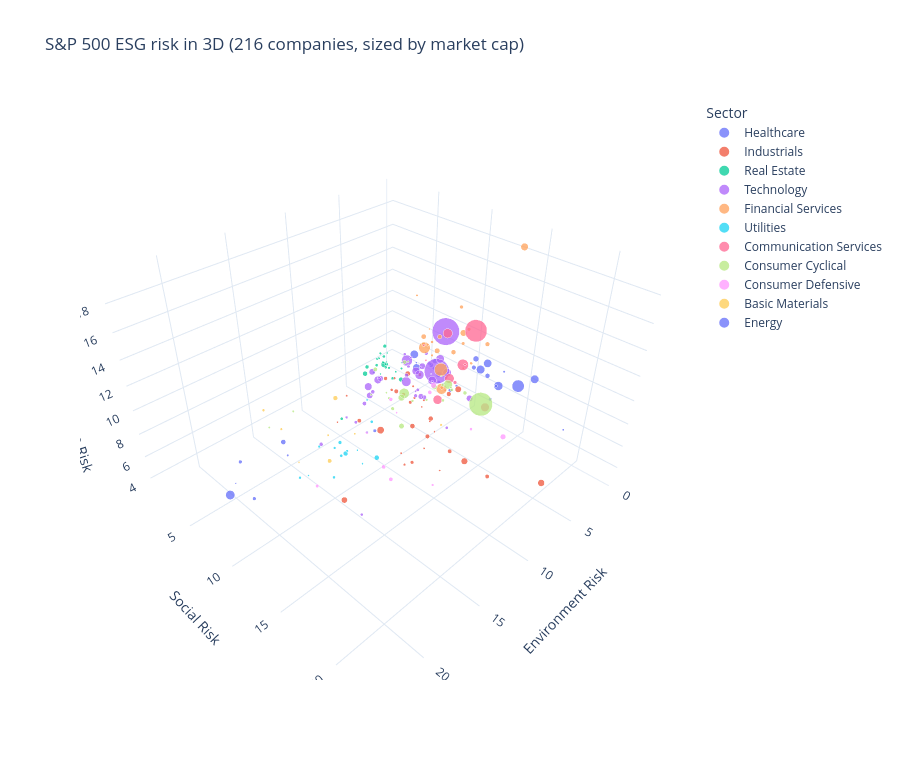

The notebook cell saved with this chart:
### Markdown cell above
### The classic 3D scatter, reborn

Our old three-dimensional ESG plot — each company placed by its E, S and G risk, sized by market cap, coloured by sector. Only companies with market-cap data appear here.

### Code cell
d3 = scored.dropna(subset=["Market Cap"])

fig = px.scatter_3d(d3, x="Environment Risk", y="Social Risk", z="Governance Risk",
                    color="Sector", size="Market Cap", size_max=45, opacity=0.75,
                    hover_name="Company",
                    title=f"S&P 500 ESG risk in 3D ({len(d3)} companies, sized by market cap)")
fig.update_layout(height=760)
fig.show()

### Figure 1 — Plotly figure (JSON) as saved in the notebook; plotly's stock layout.template omitted (floating-point values rounded to 4 significant figures)
{"data": [{"hovertemplate": "<b>%{hovertext}</b><br><br>Sector=Healthcare<br>Environment Risk=%{x}<br>Social Risk=%{y}<br>Governance Risk=%{z}<br>Market Cap=%{marker.size}<extra></extra>", "hovertext": ["Zimmer Biomet Holdings, Inc.", "Waters Corp", "Walgreens Boots Alliance, Inc", "Universal Health Services, Inc. Class B", "Thermo Fisher Scientific, Inc.", "The Cigna Group", "Stryker Corporation", "Quest Diagnostics Inc.", "Pfizer Inc.", "Mettler-Toledo International", "Mckesson Corporation", "Labcorp Holdings Inc.", "Johnson & Johnson", "Intuitive Surgical Inc.", "Illumina Inc", "Hologic Inc", "Henry Schein Inc", "Eli Lilly & Co.", "Edwards Lifesciences Corp", "Danaher Corporation", "Cardinal Health, Inc.", "Boston Scientific Corp.", "Agilent Technologies Inc.", "Abbvie Inc.", "Abbott Laboratories"], "legendgroup": "Healthcare", "marker": {"color": "#636efa", "opacity": 0.75, "size": [33500000000.0, 17070000000.0, 40990000000.0, 11010000000.0, 182000000000.0, 76950000000.0, 92320000000.0, 15820000000.0, 186900000000.0, 26280000000.0, 27650000000.0, 23780000000.0, 418000000000.0, 88290000000.0, 64340000000.0, 19280000000.0, 8964000000.0, 195700000000.0, 53880000000.0, 159600000000.0, 15560000000.0, 54890000000.0, 37760000000.0, 190500000000.0, 217100000000.0], "sizemode": "area", "sizeref": 1037000000.0, "symbol": "circle"}, "mode": "markers", "name": "Healthcare", "scene": "scene", "showlegend": true, "type": "scatter3d", "x": [3.6, 1.4, 1.8, 3.7, 1.4, 0.0, 4.0, 0.1, 2.1, 1.0, 1.6, 0.4, 0.9, 3.7, 0.1, 4.6, 2.0, 2.5, 2.9, 1.4, 1.2, 2.4, 1.1, 2.4, 2.3], "y": [14.5, 8.2, 9.3, 20.7, 4.9, 6.0, 13.2, 13.1, 12.9, 7.4, 7.3, 12.7, 15.0, 9.6, 11.6, 12.1, 5.7, 12.6, 8.1, 5.2, 7.3, 11.9, 6.4, 17.2, 14.2], "z": [7.9, 5.1, 5.2, 8.6, 6.5, 5.7, 11.0, 8.0, 9.6, 4.7, 6.3, 6.6, 8.0, 7.8, 6.9, 8.4, 6.3, 9.1, 7.6, 5.3, 6.4, 8.9, 6.1, 10.4, 8.3]}, {"hovertemplate": "<b>%{hovertext}</b><br><br>Sector=Industrials<br>Environment Risk=%{x}<br>Social Risk=%{y}<br>Governance Risk=%{z}<br>Market Cap=%{marker.size}<extra></extra>", "hovertext": ["Xylem Inc", "Waste Management, Inc.", "W.W. Grainger, Inc.", "United Rentals, Inc.", "United Airlines Holdings, Inc.", "Textron, Inc.", "Southwest Airlines Co.", "Snap-on Incorporated", "Robert Half Inc.", "Quanta Services, Inc.", "Pentair Plc", "Paychex Inc", "Paccar Inc", "Northrop Grumman Corp.", "Masco Corporation", "Johnson Controls International Plc", "Jb Hunt Transport Services Inc", "Illinois Tool Works Inc.", "Honeywell International, Inc.", "Global Payments, Inc.", "General Dynamics Corporation", "Expeditors International of Washington, Inc.", "Emerson Electric Co.", "Eaton Corporation, Plcs", "Deere & Company", "Cummins Inc.", "Csx Corporation", "Caterpillar Inc.", "Boeing Company", "Automatic Data Processing", "American Airlines Group Inc.", "Allegion Public Limited Company", "A.O. Smith Corporation", "3m Company"], "legendgroup": "Industrials", "marker": {"color": "#EF553B", "opacity": 0.75, "size": [18390000000.0, 48380000000.0, 20200000000.0, 21180000000.0, 16950000000.0, 11640000000.0, 34150000000.0, 11380000000.0, 8780000000.0, 11690000000.0, 9582000000.0, 33230000000.0, 32670000000.0, 49810000000.0, 13880000000.0, 41270000000.0, 15930000000.0, 65390000000.0, 143700000000.0, 59670000000.0, 48000000000.0, 16000000000.0, 52580000000.0, 53330000000.0, 110200000000.0, 38050000000.0, 70270000000.0, 117700000000.0, 130100000000.0, 74860000000.0, 13710000000.0, 10230000000.0, 9856000000.0, 102600000000.0], "sizemode": "area", "sizeref": 1037000000.0, "symbol": "circle"}, "mode": "markers", "name": "Industrials", "scene": "scene", "showlegend": true, "type": "scatter3d", "x": [4.3, 8.1, 4.5, 5.3, 10.8, 10.9, 11.0, 9.0, 0.1, 12.1, 6.0, 3.2, 8.4, 7.8, 9.7, 4.5, 3.3, 7.0, 11.0, 3.7, 9.4, 4.2, 8.8, 5.5, 2.7, 5.6, 7.0, 10.4, 8.8, 2.8, 9.9, 10.9, 7.2, 17.2], "y": [8.7, 5.2, 5.6, 6.1, 12.8, 16.1, 13.7, 13.9, 7.4, 15.7, 10.0, 7.2, 11.0, 14.4, 5.6, 4.6, 6.6, 11.8, 10.6, 10.7, 18.9, 7.6, 13.1, 6.8, 10.8, 7.7, 10.0, 17.7, 22.5, 5.5, 11.6, 5.8, 11.9, 13.6], "z": [5.2, 3.3, 5.9, 5.4, 5.0, 6.6, 5.9, 7.6, 3.4, 9.0, 6.1, 6.4, 8.3, 5.4, 6.8, 5.4, 5.0, 6.5, 7.0, 6.5, 6.9, 4.8, 6.6, 5.7, 6.5, 5.9, 4.8, 8.1, 8.3, 5.5, 4.8, 5.0, 6.4, 6.5]}, {"hovertemplate": "<b>%{hovertext}</b><br><br>Sector=Real Estate<br>Environment Risk=%{x}<br>Social Risk=%{y}<br>Governance Risk=%{z}<br>Market Cap=%{marker.size}<extra></extra>", "hovertext": ["Weyerhaeuser Company", "Ventas, Inc.", "Udr, Inc.", "Simon Property Group, Inc.", "Sba Communications Corp", "Regency Centers Corporation", "Realty Income Corporation", "Public Storage", "Mid-America Apartment Communities, Inc.", "Kimco Realty Corp.", "Iron Mountain Inc.", "Host Hotels & Resorts, Inc.", "Federal Realty Investment Trust", "Extra Space Storage, Inc.", "Essex Property Trust, Inc", "Equity Residential", "Equinix, Inc. Reit", "Digital Realty Trust, Inc.", "Crown Castle Inc.", "Boston Properties, Inc.", "Avalonbay Communities, Inc.", "American Tower Corporation", "Alexandria Real Estate Equities, Inc."], "legendgroup": "Real Estate", "marker": {"color": "#00cc96", "opacity": 0.75, "size": [25270000000.0, 19860000000.0, 12500000000.0, 36690000000.0, 26930000000.0, 9197000000.0, 22540000000.0, 41000000000.0, 15480000000.0, 7849000000.0, 10140000000.0, 11290000000.0, 7794000000.0, 16460000000.0, 17010000000.0, 24970000000.0, 57150000000.0, 36860000000.0, 66060000000.0, 15800000000.0, 24870000000.0, 92790000000.0, 21990000000.0], "sizemode": "area", "sizeref": 1037000000.0, "symbol": "circle"}, "mode": "markers", "name": "Real Estate", "scene": "scene", "showlegend": true, "type": "scatter3d", "x": [9.1, 3.4, 3.7, 3.8, 3.1, 3.7, 4.4, 4.7, 3.9, 2.3, 5.0, 3.3, 2.3, 4.2, 3.5, 3.0, 3.4, 2.8, 4.1, 2.5, 3.0, 2.9, 3.9], "y": [4.2, 3.9, 3.9, 4.0, 3.2, 3.2, 5.3, 2.6, 3.0, 2.6, 3.7, 4.6, 4.3, 3.7, 2.8, 2.9, 5.3, 2.8, 1.7, 4.5, 2.0, 2.8, 3.7], "z": [3.5, 5.6, 6.3, 6.2, 5.2, 4.8, 5.7, 5.7, 6.3, 6.0, 5.8, 5.5, 5.8, 7.3, 6.1, 6.1, 5.1, 7.0, 4.3, 5.4, 4.8, 5.2, 6.3]}, {"hovertemplate": "<b>%{hovertext}</b><br><br>Sector=Technology<br>Environment Risk=%{x}<br>Social Risk=%{y}<br>Governance Risk=%{z}<br>Market Cap=%{marker.size}<extra></extra>", "hovertext": ["Western Digital Corp.", "Texas Instruments Incorporated", "Te Connectivity Ltd", "Synopsys Inc", "Skyworks Solutions Inc", "Seagate Technology Holdings Plcs", "Salesforce, Inc.", "Qualcomm Inc", "Qorvo, Inc.", "Oracle Corp", "Nvidia Corp", "Netapp, Inc", "Motorola Solutions, Inc.", "Microsoft Corp", "Micron Technology, Inc.", "Microchip Technology Inc", "Lam Research Corp", "Kla Corporation", "Juniper Networks Inc", "Intuit Inc", "International Business Machines Corporation", "Intel Corp", "Hp Inc.", "Hewlett Packard Enterprise Company", "Garmin Ltd", "Fortive Corporation", "Fidelity National Information Services, Inc.", "F5, Inc.", "Corning Incorporated", "Cisco Systems, Inc.", "Cadence Design Systems", "Autodesk Inc", "Applied Materials Inc", "Apple Inc.", "Ansys Inc", "Akamai Technologies Inc", "Adobe Inc.", "Accenture Plc"], "legendgroup": "Technology", "marker": {"color": "#ab63fa", "opacity": 0.75, "size": [21290000000.0, 160900000000.0, 44600000000.0, 37770000000.0, 29660000000.0, 17160000000.0, 195900000000.0, 155700000000.0, 20100000000.0, 196200000000.0, 332500000000.0, 14230000000.0, 30400000000.0, 1764000000000.0, 101900000000.0, 40950000000.0, 81940000000.0, 47740000000.0, 7810000000.0, 110000000000.0, 107500000000.0, 248800000000.0, 37450000000.0, 18860000000.0, 24330000000.0, 23020000000.0, 86290000000.0, 11850000000.0, 29770000000.0, 192200000000.0, 39660000000.0, 61110000000.0, 107800000000.0, 2101000000000.0, 29180000000.0, 15650000000.0, 223400000000.0, 171400000000.0], "sizemode": "area", "sizeref": 1037000000.0, "symbol": "circle"}, "mode": "markers", "name": "Technology", "scene": "scene", "showlegend": true, "type": "scatter3d", "x": [1.5, 7.8, 5.8, 3.3, 11.8, 1.6, 2.0, 5.3, 12.3, 0.5, 2.3, 2.2, 2.3, 1.5, 7.2, 15.3, 4.5, 7.4, 1.8, 1.0, 1.8, 4.9, 0.1, 0.9, 4.8, 16.1, 4.1, 4.1, 5.5, 0.4, 2.3, 3.7, 4.5, 0.5, 3.5, 3.0, 1.9, 0.8], "y": [3.9, 6.0, 4.4, 6.9, 8.9, 3.8, 7.5, 4.5, 8.5, 7.8, 4.9, 7.7, 5.1, 7.5, 5.5, 9.2, 4.0, 5.1, 7.2, 10.7, 6.2, 7.3, 5.1, 4.1, 11.6, 14.0, 8.2, 7.6, 4.8, 6.9, 4.9, 8.2, 3.0, 7.4, 7.3, 7.1, 6.0, 4.6], "z": [6.1, 6.9, 4.6, 4.2, 7.2, 5.3, 5.4, 5.6, 7.7, 5.6, 6.3, 5.5, 5.8, 6.1, 5.5, 7.4, 5.1, 4.6, 5.8, 4.7, 6.1, 6.6, 6.1, 5.6, 4.3, 4.7, 5.2, 5.4, 6.1, 6.5, 4.8, 4.9, 5.3, 9.4, 5.1, 6.9, 5.2, 4.4]}, {"hovertemplate": "<b>%{hovertext}</b><br><br>Sector=Financial Services<br>Environment Risk=%{x}<br>Social Risk=%{y}<br>Governance Risk=%{z}<br>Market Cap=%{marker.size}<extra></extra>", "hovertext": ["Wells Fargo & Co.", "Visa Inc.", "The Hartford Financial Services Group, Inc.", "The Allstate Corporation", "T Rowe Price Group Inc", "Synchrony Financial", "S&p Global Inc.", "Regions Financial Corp.", "Paypal Holdings, Inc.", "Nasdaq, Inc.", "Moody's Corporation", "Metlife, Inc.", "Mastercard Incorporated", "Marsh & Mclennan Companies, Inc.", "Loews Corporation", "Intercontinental Exchange Inc.", "Franklin Resources, Inc.", "Cme Group Inc.", "Cboe Global Markets, Inc.", "American International Group, Inc.", "American Express Company", "Aflac Inc."], "legendgroup": "Financial Services", "marker": {"color": "#FFA15A", "opacity": 0.75, "size": [153500000000.0, 475700000000.0, 18450000000.0, 33460000000.0, 38670000000.0, 23100000000.0, 80140000000.0, 20280000000.0, 315300000000.0, 23180000000.0, 52600000000.0, 52140000000.0, 360400000000.0, 58930000000.0, 13190000000.0, 63820000000.0, 13630000000.0, 74190000000.0, 10470000000.0, 39750000000.0, 112200000000.0, 33490000000.0], "sizemode": "area", "sizeref": 1037000000.0, "symbol": "circle"}, "mode": "markers", "name": "Financial Services", "scene": "scene", "showlegend": true, "type": "scatter3d", "x": [2.0, 1.8, 1.8, 1.0, 2.4, 0.1, 0.0, 1.8, 2.8, 0.0, 1.6, 0.7, 2.2, 0.1, 0.6, 1.7, 1.1, 2.1, 2.7, 1.6, 0.1, 0.3], "y": [14.8, 8.2, 7.2, 10.1, 8.9, 9.9, 6.2, 6.7, 9.2, 5.6, 6.1, 7.0, 6.7, 11.3, 4.3, 9.3, 9.9, 6.5, 7.6, 9.7, 8.9, 9.1], "z": [19.4, 6.7, 7.6, 10.9, 5.6, 7.3, 6.8, 8.4, 5.8, 7.4, 8.1, 8.8, 8.3, 9.7, 11.5, 8.8, 7.3, 9.2, 10.6, 12.9, 9.7, 8.9]}, {"hovertemplate": "<b>%{hovertext}</b><br><br>Sector=Utilities<br>Environment Risk=%{x}<br>Social Risk=%{y}<br>Governance Risk=%{z}<br>Market Cap=%{marker.size}<extra></extra>", "hovertext": ["Wec Energy Group, Inc.", "The Southern Company", "Ppl Corporation", "Nrg Energy, Inc.", "Nisource Inc.", "Firstenergy Corp.", "Entergy Corporation", "Duke Energy Corporation", "Dte Energy Company", "Centerpoint Energy, Inc.", "American Water Works Company, Inc", "American Electric Power Company, Inc.", "Ameren Corporation", "Alliant Energy Corporation", "Aes Corporation"], "legendgroup": "Utilities", "marker": {"color": "#19d3f3", "opacity": 0.75, "size": [26190000000.0, 61100000000.0, 20870000000.0, 9593000000.0, 8531000000.0, 17820000000.0, 17790000000.0, 67060000000.0, 22860000000.0, 10790000000.0, 25340000000.0, 37970000000.0, 18220000000.0, 11770000000.0, 17840000000.0], "sizemode": "area", "sizeref": 1037000000.0, "symbol": "circle"}, "mode": "markers", "name": "Utilities", "scene": "scene", "showlegend": true, "type": "scatter3d", "x": [13.4, 14.7, 17.1, 16.8, 12.0, 10.8, 14.0, 11.5, 15.0, 12.9, 9.0, 12.7, 12.9, 8.5, 13.3], "y": [9.0, 11.0, 8.9, 9.5, 9.2, 9.0, 7.3, 10.7, 10.0, 10.7, 7.6, 8.1, 9.1, 6.6, 8.2], "z": [5.1, 7.3, 5.3, 5.7, 4.9, 5.8, 5.3, 4.8, 4.7, 5.1, 5.0, 5.4, 5.3, 6.3, 5.3]}, {"hovertemplate": "<b>%{hovertext}</b><br><br>Sector=Communication Services<br>Environment Risk=%{x}<br>Social Risk=%{y}<br>Governance Risk=%{z}<br>Market Cap=%{marker.size}<extra></extra>", "hovertext": ["Verizon Communications", "The Walt Disney Company", "The Interpublic Group of Companies, Inc.", "Omnicom Group Inc.", "News Corporation Class A", "Netflix Inc", "Electronic Arts Inc", "Comcast Corp", "At&t Inc.", "Alphabet Inc. Class A"], "legendgroup": "Communication Services", "marker": {"color": "#FF6692", "opacity": 0.75, "size": [227500000000.0, 352100000000.0, 10530000000.0, 15400000000.0, 13840000000.0, 242600000000.0, 39350000000.0, 248500000000.0, 201300000000.0, 1395000000000.0], "sizemode": "area", "sizeref": 1037000000.0, "symbol": "circle"}, "mode": "markers", "name": "Communication Services", "scene": "scene", "showlegend": true, "type": "scatter3d", "x": [3.7, 0.0, 0.0, 0.1, 0.0, 0.1, 0.1, 4.0, 3.3, 1.6], "y": [9.6, 9.0, 5.0, 9.3, 4.7, 7.3, 8.4, 10.9, 13.9, 11.2], "z": [5.4, 6.7, 5.3, 6.9, 6.7, 9.0, 4.7, 8.2, 6.7, 11.5]}, {"hovertemplate": "<b>%{hovertext}</b><br><br>Sector=Consumer Cyclical<br>Environment Risk=%{x}<br>Social Risk=%{y}<br>Governance Risk=%{z}<br>Market Cap=%{marker.size}<extra></extra>", "hovertext": ["Ulta Beauty, Inc.", "Tractor Supply Co", "Tjx Companies, Inc.", "Ross Stores Inc", "Ralph Lauren Corporation", "Packaging Corp of America", "O'reilly Automotive, Inc.", "Nike, Inc.", "Mohawk Industries, Inc.", "Lowe's Companies Inc.", "Lkq Corporation", "Home Depot, Inc.", "Hilton Worldwide Holdings Inc.", "Hasbro, Inc.", "Genuine Parts Company", "General Motors Company", "Ford Motor Company", "Carmax Inc.", "Best Buy Company, Inc.", "Avery Dennison Corp.", "Autozone, Inc.", "Aptiv Plc", "Amazon.com Inc"], "legendgroup": "Consumer Cyclical", "marker": {"color": "#B6E880", "opacity": 0.75, "size": [18980000000.0, 18480000000.0, 79490000000.0, 41930000000.0, 8894000000.0, 12940000000.0, 31690000000.0, 216000000000.0, 12740000000.0, 119200000000.0, 12090000000.0, 280200000000.0, 34490000000.0, 13090000000.0, 15770000000.0, 77970000000.0, 49930000000.0, 19660000000.0, 26550000000.0, 14700000000.0, 26860000000.0, 41640000000.0, 1558000000000.0], "sizemode": "area", "sizeref": 1037000000.0, "symbol": "circle"}, "mode": "markers", "name": "Consumer Cyclical", "scene": "scene", "showlegend": true, "type": "scatter3d", "x": [4.1, 3.4, 1.9, 1.8, 1.2, 14.0, 0.1, 3.0, 5.8, 3.3, 3.8, 3.3, 6.1, 0.0, 4.7, 9.8, 7.4, 0.1, 2.4, 11.4, 0.1, 1.5, 6.0], "y": [7.3, 8.2, 7.7, 10.8, 7.8, 1.1, 8.1, 10.0, 4.2, 5.3, 4.0, 5.6, 7.0, 2.9, 5.2, 11.5, 6.4, 8.0, 9.1, 0.9, 7.1, 3.9, 15.4], "z": [4.3, 4.5, 4.8, 5.7, 5.6, 3.6, 3.8, 6.7, 4.2, 3.2, 3.3, 3.8, 4.4, 4.2, 3.8, 7.2, 8.5, 4.0, 4.4, 3.7, 3.8, 5.3, 9.2]}, {"hovertemplate": "<b>%{hovertext}</b><br><br>Sector=Consumer Defensive<br>Environment Risk=%{x}<br>Social Risk=%{y}<br>Governance Risk=%{z}<br>Market Cap=%{marker.size}<extra></extra>", "hovertext": ["Tyson Foods, Inc.", "The Kraft Heinz Company", "Target Corporation", "Sysco Corporation", "Monster Beverage Corporation", "Molson Coors Beverage Company Class B", "Dollar Tree Inc.", "Dollar General Corp.", "Conagra Brands, Inc.", "Archer Daniels Midland Company", "Altria Group, Inc."], "legendgroup": "Consumer Defensive", "marker": {"color": "#FF97FF", "opacity": 0.75, "size": [25050000000.0, 45650000000.0, 86880000000.0, 40850000000.0, 45880000000.0, 9763000000.0, 23270000000.0, 45690000000.0, 16760000000.0, 32040000000.0, 83120000000.0], "sizemode": "area", "sizeref": 1037000000.0, "symbol": "circle"}, "mode": "markers", "name": "Consumer Defensive", "scene": "scene", "showlegend": true, "type": "scatter3d", "x": [14.0, 13.5, 1.9, 5.4, 12.1, 7.3, 3.3, 3.5, 10.7, 16.6, 6.1], "y": [12.4, 14.1, 7.6, 6.1, 12.0, 8.6, 12.8, 8.6, 15.4, 10.1, 17.6], "z": [9.5, 6.2, 4.9, 4.5, 5.1, 5.5, 4.0, 5.5, 4.7, 5.0, 7.6]}, {"hovertemplate": "<b>%{hovertext}</b><br><br>Sector=Basic Materials<br>Environment Risk=%{x}<br>Social Risk=%{y}<br>Governance Risk=%{z}<br>Market Cap=%{marker.size}<extra></extra>", "hovertext": ["The Mosaic Company", "Nucor Corporation", "Martin Marietta Materials", "Freeport-Mcmoran Inc.", "Fmc Corporation", "Cf Industries Holding, Inc.", "Albemarle Corporation", "Air Products & Chemicals, Inc."], "legendgroup": "Basic Materials", "marker": {"color": "#FECB52", "opacity": 0.75, "size": [11840000000.0, 18420000000.0, 20970000000.0, 51360000000.0, 13650000000.0, 9854000000.0, 17930000000.0, 58860000000.0], "sizemode": "area", "sizeref": 1037000000.0, "symbol": "circle"}, "mode": "markers", "name": "Basic Materials", "scene": "scene", "showlegend": true, "type": "scatter3d", "x": [13.9, 9.3, 16.7, 15.3, 14.4, 16.2, 15.4, 7.4], "y": [11.1, 14.7, 4.8, 10.0, 8.9, 7.7, 4.8, 1.5], "z": [8.6, 8.8, 8.7, 6.4, 7.5, 5.4, 6.3, 3.3]}, {"hovertemplate": "<b>%{hovertext}</b><br><br>Sector=Energy<br>Environment Risk=%{x}<br>Social Risk=%{y}<br>Governance Risk=%{z}<br>Market Cap=%{marker.size}<extra></extra>", "hovertext": ["Phillips 66", "Kinder Morgan, Inc.", "Exxon Mobil Corporation", "Eog Resources, Inc.", "Devon Energy Corporation", "Conocophillips", "Apa Corporation"], "legendgroup": "Energy", "marker": {"color": "#636efa", "opacity": 0.75, "size": [35950000000.0, 34170000000.0, 237400000000.0, 37620000000.0, 15130000000.0, 70830000000.0, 7368000000.0], "sizemode": "area", "sizeref": 1037000000.0, "symbol": "circle"}, "mode": "markers", "name": "Energy", "scene": "scene", "showlegend": true, "type": "scatter3d", "x": [20.8, 8.3, 23.1, 20.2, 17.7, 17.6, 22.0], "y": [8.8, 7.2, 10.0, 6.7, 8.6, 8.1, 8.9], "z": [5.8, 3.5, 8.5, 7.3, 7.5, 8.3, 8.0]}], "layout": {"height": 760, "legend": {"itemsizing": "constant", "title": {"text": "Sector"}, "tracegroupgap": 0}, "scene": {"domain": {"x": [0, 1], "y": [0, 1]}, "xaxis": {"title": {"text": "Environment Risk"}}, "yaxis": {"title": {"text": "Social Risk"}}, "zaxis": {"title": {"text": "Governance Risk"}}}, "title": {"text": "S&P 500 ESG risk in 3D (216 companies, sized by market cap)"}}}
